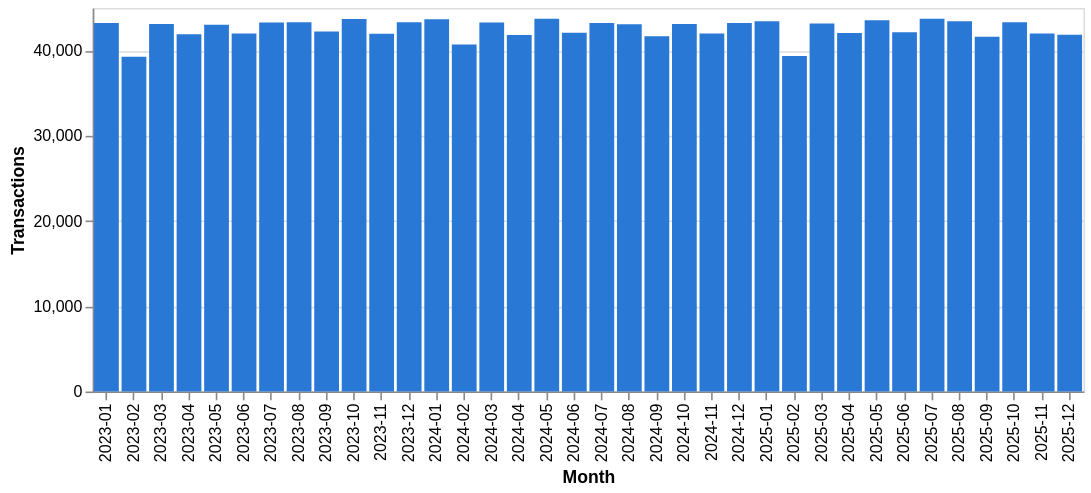

The cell this chart's notebook holds for it:
### Code cell
monthly_counts = (timestamps.dt.to_period("M").astype(str).value_counts().sort_index()
                  .rename_axis("month").reset_index(name="transactions"))
alt.Chart(monthly_counts).mark_bar(color="#2a78d6").encode(
    x=alt.X("month:O", title="Month"),
    y=alt.Y("transactions:Q", title="Transactions"),
    tooltip=["month", "transactions"],
).properties(width=620, height=240)

### Figure 1 — Vega-Lite specification as saved in the notebook (floating-point values rounded to 4 significant figures)
{"config": {"view": {"continuousWidth": 300, "continuousHeight": 300}}, "data": {"name": "data-cb7397bb936a9ca42db58ac72e022363"}, "mark": {"type": "bar", "color": "#2a78d6"}, "encoding": {"tooltip": [{"field": "month", "type": "nominal"}, {"field": "transactions", "type": "quantitative"}], "x": {"field": "month", "title": "Month", "type": "ordinal"}, "y": {"field": "transactions", "title": "Transactions", "type": "quantitative"}}, "height": 240, "width": 620, "$schema": "https://vega.github.io/schema/vega-lite/v5.20.1.json", "datasets": {"data-cb7397bb936a9ca42db58ac72e022363": [{"month": "2023-01", "transactions": 43245}, {"month": "2023-02", "transactions": 39292}, {"month": "2023-03", "transactions": 43133}, {"month": "2023-04", "transactions": 41906}, {"month": "2023-05", "transactions": 43034}, {"month": "2023-06", "transactions": 42011}, {"month": "2023-07", "transactions": 43303}, {"month": "2023-08", "transactions": 43327}, {"month": "2023-09", "transactions": 42253}, {"month": "2023-10", "transactions": 43714}, {"month": "2023-11", "transactions": 41988}, {"month": "2023-12", "transactions": 43319}, {"month": "2024-01", "transactions": 43670}, {"month": "2024-02", "transactions": 40723}, {"month": "2024-03", "transactions": 43307}, {"month": "2024-04", "transactions": 41836}, {"month": "2024-05", "transactions": 43750}, {"month": "2024-06", "transactions": 42109}, {"month": "2024-07", "transactions": 43229}, {"month": "2024-08", "transactions": 43094}, {"month": "2024-09", "transactions": 41697}, {"month": "2024-10", "transactions": 43108}, {"month": "2024-11", "transactions": 42002}, {"month": "2024-12", "transactions": 43228}, {"month": "2025-01", "transactions": 43449}, {"month": "2025-02", "transactions": 39353}, {"month": "2025-03", "transactions": 43167}, {"month": "2025-04", "transactions": 42069}, {"month": "2025-05", "transactions": 43569}, {"month": "2025-06", "transactions": 42140}, {"month": "2025-07", "transactions": 43733}, {"month": "2025-08", "transactions": 43433}, {"month": "2025-09", "transactions": 41622}, {"month": "2025-10", "transactions": 43313}, {"month": "2025-11", "transactions": 42019}, {"month": "2025-12", "transactions": 41864}]}}
